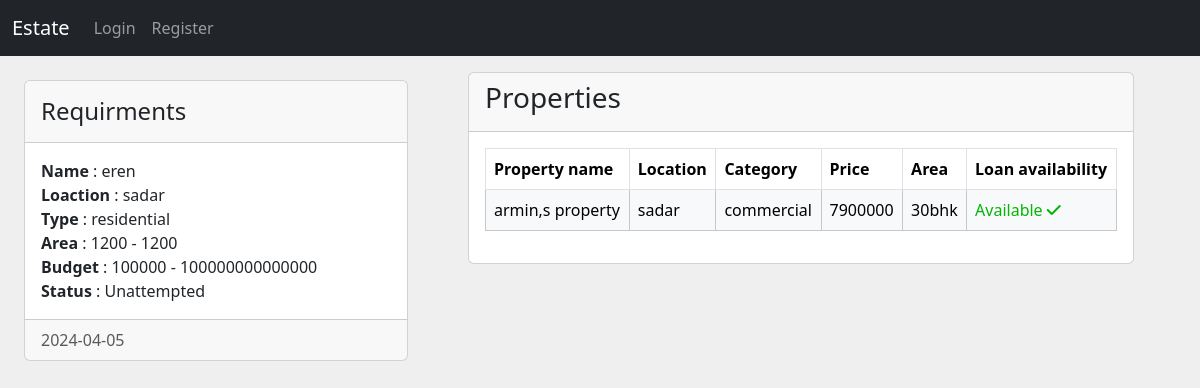
The page /attempt/13 on the database its author committed.
### main/models.py (models this page shows, shortened)
class Leads(models.Model):
  client = models.ForeignKey("Client", on_delete=models.CASCADE)
  date = models.DateTimeField(auto_now=False, auto_now_add=False, null=True, blank=True)
  location = models.CharField( max_length=100)
  min_area = models.IntegerField(blank=True, null=True)
  max_area = models.IntegerField(blank=True, null=True)
  min_budget = models.IntegerField(blank=True, null=True)
  max_budget = models.IntegerField(blank=True, null=True)
  property_Types = models.ForeignKey("propertyTypes", on_delete=models.CASCADE)
  remarks = models.ForeignKey('Comments', on_delete=models.CASCADE, related_name='leads', null=True, blank=True)
  Source = models.ForeignKey("Source", on_delete=models.CASCADE, null=True, blank=True)
  Status_type = {
        "attempted": "Attempted",
        "unattempted": "Unattempted",
    }
  status = models.CharField(choices=Status_type.items(), max_length=50, default='unattempted')
  followUpDate = models.DateTimeField(auto_now=False, auto_now_add=False, null=True, blank=True)
  owner = models.ForeignKey(settings.AUTH_USER_MODEL, on_delete=models.CASCADE)
  def __str__(self):
      return self.client.client_name

class Client(models.Model):
  client_name = models.CharField( max_length=150)
  client_contact = models.CharField(max_length=20)
  client_mail = models.EmailField(max_length=250,)
  client_DOB = models.DateField(auto_now=False, auto_now_add=False)
  client_address = models.CharField(max_length=500)
  client_city = models.CharField( max_length=100)
  client_state = models.CharField(max_length=50, blank=True, null=True)
  client_pin = models.IntegerField()
  OCCUPATION_CHOICES = [
        ('self_employed', 'Self Employed'),
        ('govt_employee', 'Government Employee'),
        ('private_employee', 'Private Employee'),
        ('others', 'Others'),
    ]
  occupation = models.CharField(max_length=20, choices=OCCUPATION_CHOICES)
  owner = models.IntegerField(blank=False, default=1)

class propertyTypes(models.Model):
    name = models.CharField(max_length=100, unique=True)
    owner = models.IntegerField(default=1)
    def __str__(self):
        return self.name

class Property(models.Model):
  property_title =models.CharField( max_length=50)
  location = models.CharField( max_length=150)
  types = {'residential' : 'Residential', 'commercial' : 'Commercial', 'other': 'Other'}
  property_types = models.ForeignKey("PropertyTypes", on_delete=models.CASCADE)
  size = models.CharField( max_length=100)
  property_age = models.IntegerField(null=False)
  property_agent = models.ForeignKey("Agent", blank=True, null=True, on_delete=models.CASCADE)
  property_cost = models.CharField( max_length=5000)
  loan_availability = models.BooleanField( default=False )
  property_description = models.TextField(max_length=500, blank=False)
  owner = models.IntegerField(blank=False, default=1)
  status = models.BooleanField(default=True)
  amenities = models.ManyToManyField('Amenity', blank=True)
  def __str__(self):
      return self.property_title

### main/views.py (the view, shortened to what this page needs)
# urls.py: path('attempt/<int:lead_id>', views.attempt, name='attempt'),
def attempt(request, lead_id, property_id=None):
    lead = Leads.objects.get(pk=lead_id)
    properties = Property.objects.filter(location=lead.location, status=True)
    property_ = None  # Initialize property_ variable
    val = True
    return render(request, 'attempt.html', {'lead' : lead, 'properties' : properties, 'property' : property_, 'value' : val })

### main/templates/attempt.html (shortened to what this page needs)
{% extends "base.html" %}
{% block content %}
    <div class="row">
        <div class="col-md-4 mx-4">
            <div class="card my-4">
                <div class="card-header">
                    <h4 class='my-2'>Requirments</h4>
                </div>
                <div class="card-body">
                    <b>Name</b> : {{ lead }}</br>
                    <b>Loaction</b> : {{ lead.location }}</br>
                    <b>Type</b> : {{ lead.property_Types }}</br>
                    <b>Area</b> : {{ lead.min_area }} - {{ lead.max_area }}<br>
                    <b>Budget</b> : {{ lead.min_budget }} - {{ lead.max_budget }}</br>
                    {% if lead.status == "attempted" %}
                        <b>Status</b> : Attempted <br>
                    {% else %}
                        <b>Status</b> : Unattempted <br>
                    {% endif %}
                </div>
                <div class="card-footer text-body-secondary">
                    {{ lead.date|date:"Y-m-d" }}
                </div>
            </div>
        </div>
        <div class="col-md-7">
            <div class='container my-3'>
                <div class="card">
                    <div class="card-header">
                        <h3>Properties</h3>
                    </div>
                    <div class="card-body">
                        <table class="table table-bordered table-hover">
                            <thead>
                                <tr>
                                    <th scope="col">Property name</th>
                                    <th scope="col">Location</th>
                                    <th scope="col">Category</th>
                                    <th scope="col">Price</th>
                                    <th scope="col">Area</th>
                                    <th scope="col">Loan availability</th>
                                </tr>
                            </thead>
                            <tbody>
                                {% for property in properties %}
                                    <tr class="table-light" onclick="window.location='{% url "attempt." lead.id property.id  %}'" style="cursor: pointer;">
                                        <td scope="row">{{ property }}</td>
                                        <td class="text-truncate" style="max-width: 130px;">{{ property.location }}</td>
                                        <td class="text-truncate" style="max-width: 120px;">{{ property.property_types }}</td>
                                        <td class="text-truncate" style="max-width: 150px;">{{ property.property_cost }}</td>
                                        <td class="text-truncate" style="max-width: 150px;">{{ property.size }}</td>
                                        {% if property.loan_availability %}
                                        <td style="color: rgb(5, 181, 5);">Available <i class="fa-solid fa-check"></i></td>
                                        {% else %}
                                        <td style="color: rgb(206, 7, 7);">Unavailable <i class="fa-solid fa-xmark"></i></td>
                                        {% endif %}
                                    </tr>
                                {% endfor %}
                            </tbody>
                        </table>
                    </div>
                </div>
            </div>
        </div>
    </div>
</div>
{% endblock content %}

### main/templates/base.html (style rules this page uses)
body { background-color: rgb(240, 239, 239); }

### rows shown on the page
Leads: client.client_name "eren", location "sadar", property_Types "residential", min_area "1200", max_area "1200", min_budget "100000", max_budget "100000000000000", date "2024-04-05"
Property: property_title "armin,s property", location "sadar", property_types "commercial", property_cost "7900000", size "30bhk", loan_availability "Available"
